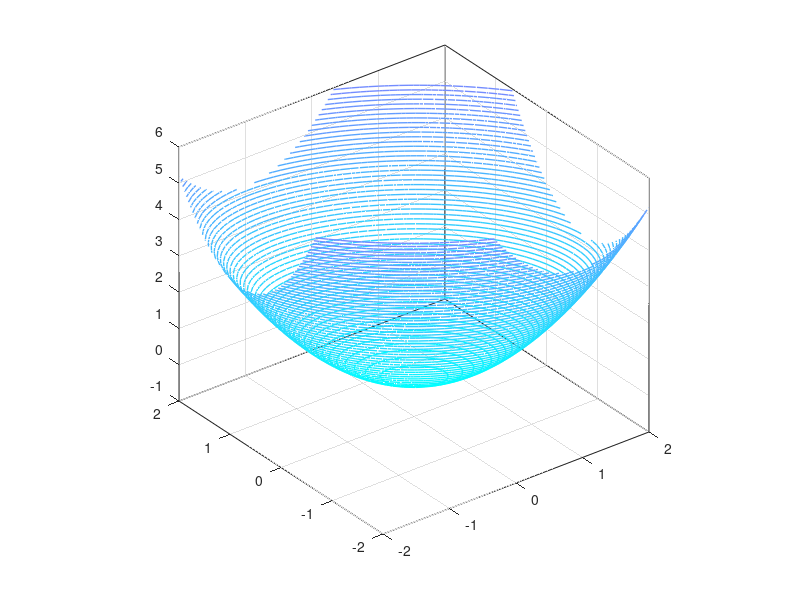
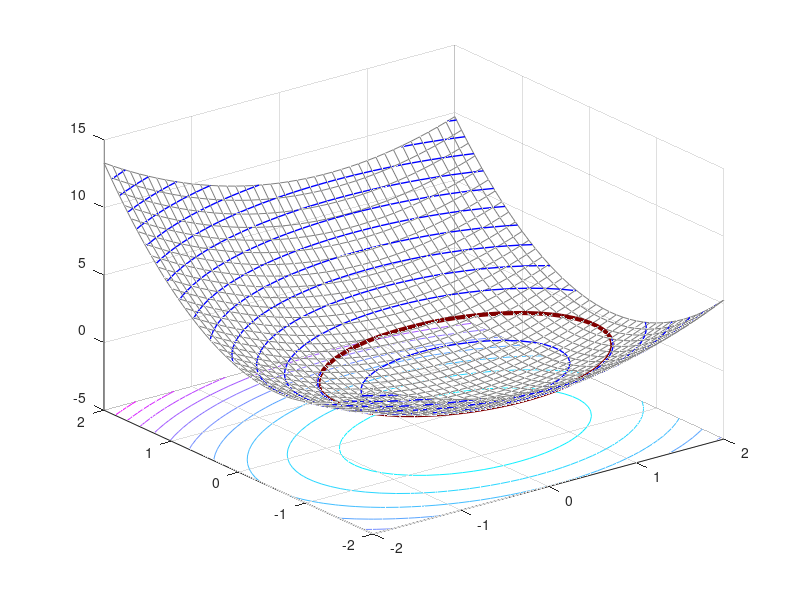

Reproduce these figures in MATLAB, in order. (Note: this script raises an error after producing the figures.)
#!/usr/bin/octave-cli

##################
## Armando f(x) ##
##################

## Queremos un y=x'Ax como f(x)
A=[1.0 0.5;
   0.5 1.3];

x1=[-2:0.1:2];
x2=[-2:0.1:2];

[xx1,xx2]=meshgrid(x1,x2);

## Aplane los datos y arme una matriz de diseño
X = [xx1(:) xx2(:)];

## Calcule x'Ax para todos los x
##   Equivalente a diag(X*A*A') es lo que sigue, pero rápido:
Y = sum(X.*(A*X')',2);

yy = reshape(Y,size(xx1));

figure(1,"name","f(x)");

hold off;
colormap(cool(32));
## surfc(xx1,xx2,yy,"facecolor","none","edgecolor",[0.5,0.5,0.5]);

#hold on;
contour3(xx1,xx2,yy,121,"linewidth",1);
axis([-2,2,-2,2,-1,6]);
daspect([1,1,2])


##################
## Armando g(x) ##
##################

## Queremos un y=x'Ax como f(x)
B=[0.8 -0.1; -0.1 1.7];
C=[-0.5; 1.5];
D=-1.5;


## Calcule x'Bx + Cx + D para todos los x
##   Equivalente a diag(X*A*A') es lo que sigue, pero rápido:
H = sum(X.*(B*X')',2) + X*C + D;

hh = reshape(H,size(xx1));

figure(2,"name","h(x)");

hold off;
colormap(cool(32));
surfc(xx1,xx2,hh,"facecolor","none","edgecolor",[0.5,0.5,0.5]);

hold on;
contour3(xx1,xx2,hh,15,"linewidth",1,"linecolor","blue");
contour3(xx1,xx2,hh,[0 0],"linewidth",3,"linecolor",[0.5,0,0]);

[Cont,Lev]=contourc(xx1,xx2,hh,[0 0]);

## Como solo usamos un contorno, rescatamos solo uno
Lev0=Cont(1,1);
Len0=Cont(2,1);

cx1=Cont(1,2:1+Len0);
cx2=Cont(2,2:1+Len0);

CC=[cx1;cx2];

## Gradiente de h(x)=2Bx + C

gradh = (2*B*CC + C)';
quiver(cx1,cx2,gradh(:,1),gradh(:,2),"color","blue");

axis([-2,2,-2,2,-2,6]);
daspect([1,1,2])


##################
##  Todo junto  ##
##################
figure(3,"name","f(x) y h(x)=0");

hold off;
surfc(xx1,xx2,yy,"facecolor","none","edgecolor",[0.5,0.5,0.5]);

hold on;
contour3(xx1,xx2,hh,[0 0],"linewidth",2,"linecolor",[0.5,0,0]);

axis([-2,2,-2,2,-1,6]);



## Necesitamos de Cont calcular el valor de la función para mostrarlo


Z = sum(CC'.*(A*CC)',2)';

plot3(cx1,cx2,Z,"linewidth",3,"color",[0 0 0.7]);

## Gradiente de f(x)=2Ax
gradf = 2*(A*CC)';
quiver(cx1,cx2,gradf(:,1),gradf(:,2),"color","red");

## Gradiente de h(x)=2Bx + C

gradh = (2*B*CC + C)';
quiver(cx1,cx2,gradh(:,1),gradh(:,2),"color","blue");

daspect([1,1,2])
view(2);
